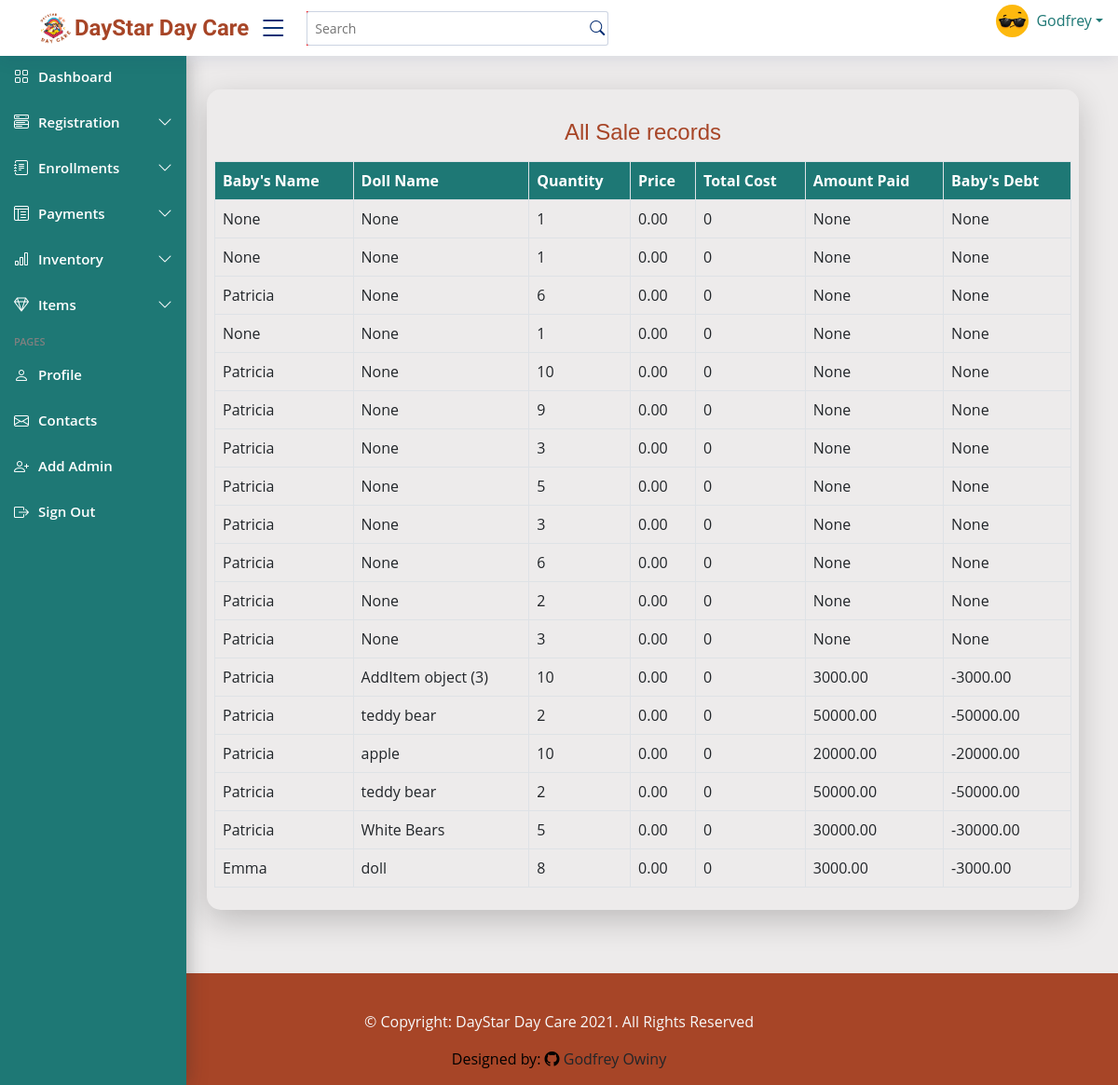
The page /salesrecord/ on the database as committed earlier.
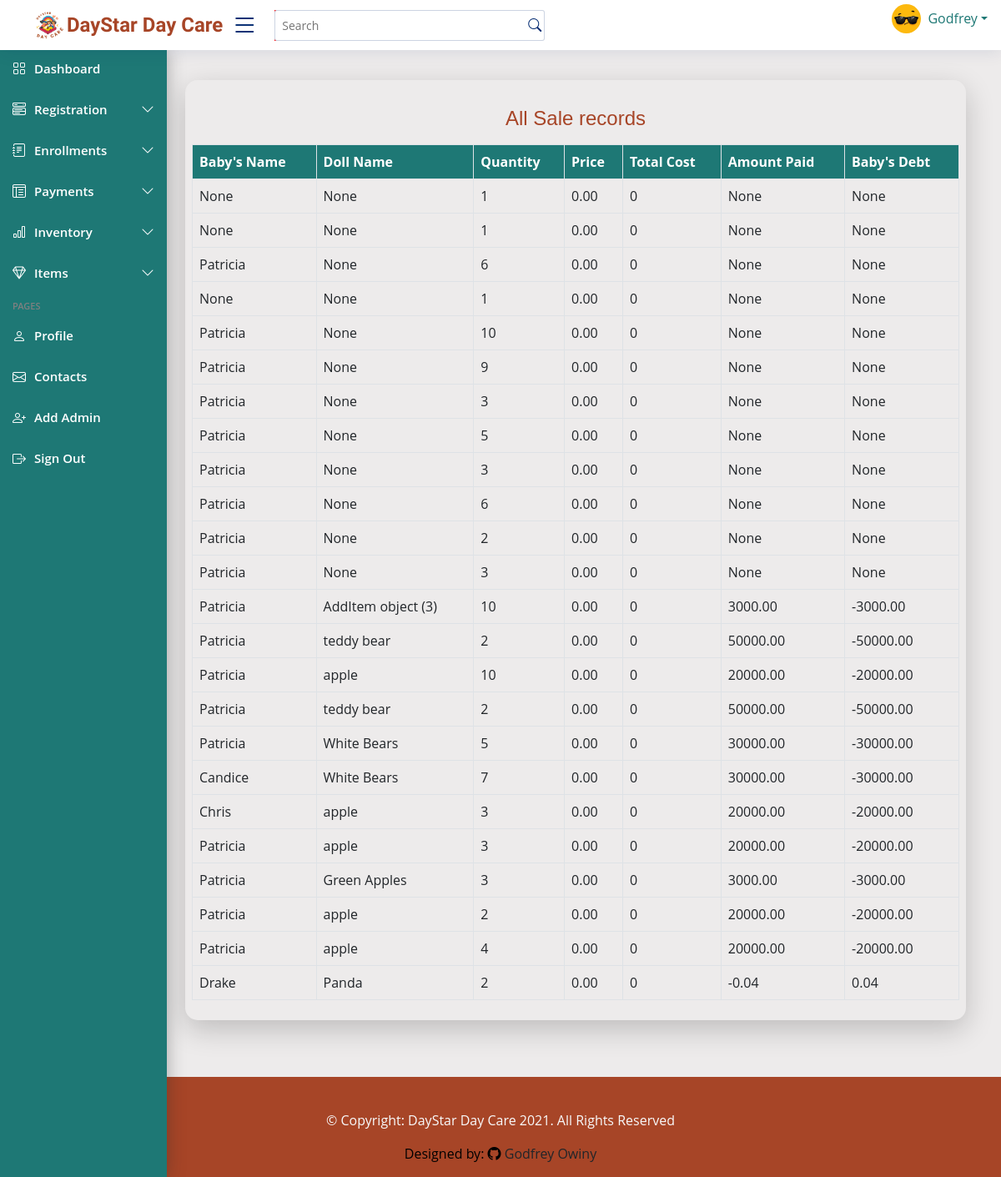
The same page on the database as committed later.
### dayStarApp/models.py (models this page shows)
class ItemSelling(models.Model):
    baby = models.ForeignKey(Baby, on_delete=models.CASCADE, null=True, blank=True)
    doll_name = models.CharField(max_length=100, null=True, blank=True)
    amount_paid = models.DecimalField(max_digits=10, decimal_places=2, null=True, blank=True, validators=[MinValueValidator(500)])
    quantity = models.PositiveIntegerField(default=1, null=True, blank=True)
    price = models.DecimalField(default=0, max_digits=10, decimal_places=2, null=True, blank=True)
    def total_amount(self):
        total = self.quantity * self.price
        return int(total)
    def get_change(self):
        if self.amount_paid is None:
            return None
        change = self.total_amount() - self.amount_paid
        return change

class Baby(models.Model):
    GENDER_CHOICES = [
    ("Male", "Male"),
    ("Female", "Female"),
    ]
    PERIOD_CHOICES = [
    ("Full Day", "Full Day"),
    ("Half Day", "Half Day"),
    ]
    name = models.CharField(max_length=100)
    age = models.PositiveIntegerField(default=0, null=True, blank=False)
    gender = models.CharField(max_length=100, choices=GENDER_CHOICES, default="Male")
    location = models.CharField(max_length=100)
    period_of_stay = models.CharField(max_length=100, choices=PERIOD_CHOICES, null=True, blank=True)
    baby_Number = models.IntegerField()
    brought_by = models.CharField(max_length=100)
    parent_Name = models.CharField(max_length=100)
    time_in = models.DateTimeField(auto_now=True)
    time_out = models.TimeField(null=True, blank=True)
    brought_by = models.CharField(max_length=100)
    status = models.BooleanField(null=True, blank=True,  default=False)
    assigned_to = models.ForeignKey(Sitter_on_duty, on_delete=models.CASCADE, null=True, blank=True)
    def __str__(self):
        return self.name

### dayStarApp/views.py (the view)
# urls.py: path('salesrecord/', views.salesrecord, name='salerecord'),
def salesrecord(request):
    sales = ItemSelling.objects.all()
    total = sum([item.amount_paid for item in sales if item.amount_paid is not None])
    change = sum([item.get_change() for item in sales if item.get_change() is not None])
    net = total - change
    return render(request, 'dayStarApp/salerecord.html', {  'total': total, 'sales': sales, 'total': total, 'net': net, 'change': change})

### dayStarApp/templates/dayStarApp/salerecord.html
{% extends 'dayStarApp/base.html' %} {% load crispy_forms_tags %} {% load static %}
{% block content %}
<main class="main" id="main">
  <div class="container">
     <div class="col-lg-12 col-md-12 sitter-table mt-3 p-2">
      <table class="table table-bordered table-stripped mt-3">
        <caption class="caption-top text-center"><h4 style="color: #a74527;">All Sale records
        </h4></caption>
        <thead>
          <tr>
            <th scope="col">Baby's Name</th>
            <th scope="col">Doll Name</th>
            <th scope="col">Quantity</th>
            <th scope="col">Price</th>
            <th scope="col">Total Cost</th>
            <th scope="col">Amount Paid</th>
            <th scope="col">Baby's Debt</th>
          </tr>
        </thead>
        <tbody>
          {% for items in sales %}
            <tr>
              <td>{{ items.baby }}</td>
              <td>{{ items.doll_name}}</td>
              <td>{{ items.quantity }}</td>
              <td>{{ items.price }}</td>
              <td>{{ items.total_amount }}</td>
              <td>{{ items.amount_paid }}</td>
              <td>{{ items.get_change }}</td>
            </tr>
          {% endfor %}
        </tbody>
      </table>
    </div>
  </div>
</main>
{% endblock content %}

Rows that differ between the two databases and show on the page:
removed ItemSelling: baby "Emma", doll_name "doll", quantity "8", price "0.00", total_amount "0", amount_paid "3000.00", get_change "-3000.00"
added ItemSelling: baby "Candice", doll_name "White Bears", quantity "7", price "0.00", total_amount "0", amount_paid "30000.00", get_change "-30000.00"
added ItemSelling: baby "Chris", doll_name "apple", quantity "3", price "0.00", total_amount "0", amount_paid "20000.00", get_change "-20000.00"
added ItemSelling: baby "Patricia", doll_name "apple", quantity "3", price "0.00", total_amount "0", amount_paid "20000.00", get_change "-20000.00"
added ItemSelling: baby "Patricia", doll_name "Green Apples", quantity "3", price "0.00", total_amount "0", amount_paid "3000.00", get_change "-3000.00"
added ItemSelling: baby "Patricia", doll_name "apple", quantity "2", price "0.00", total_amount "0", amount_paid "20000.00", get_change "-20000.00"
added ItemSelling: baby "Patricia", doll_name "apple", quantity "4", price "0.00", total_amount "0", amount_paid "20000.00", get_change "-20000.00"
added ItemSelling: baby "Drake", doll_name "Panda", quantity "2", price "0.00", total_amount "0", amount_paid "-0.04", get_change "0.04"
